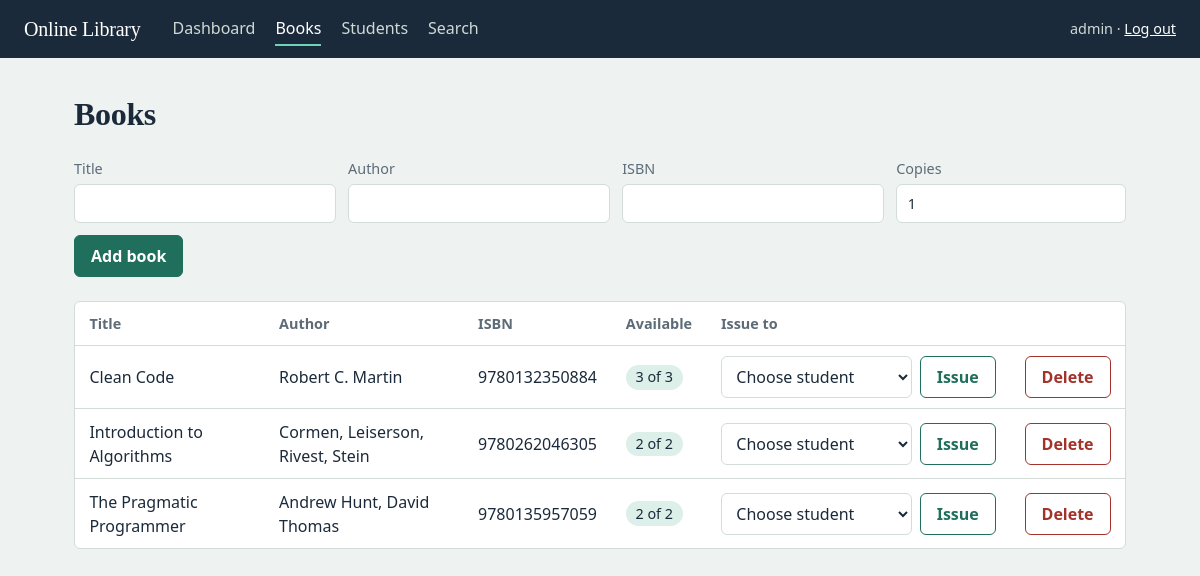
/books (signed in), run on the app's committed database.
### tables this page shows
CREATE TABLE books (
    id INTEGER PRIMARY KEY AUTOINCREMENT,
    title TEXT NOT NULL,
    author TEXT NOT NULL,
    isbn TEXT NOT NULL UNIQUE,
    copies INTEGER NOT NULL DEFAULT 1 CHECK (copies >= 0),
    available INTEGER NOT NULL DEFAULT 1 CHECK (available >= 0)
);

### app.py (the view, shortened to what this page needs)
    @app.route("/books", methods=["GET", "POST"])
    @login_required
    def books():
        db = get_db()
        rows = db.execute("SELECT * FROM books ORDER BY title").fetchall()
        students = db.execute("SELECT * FROM students ORDER BY name").fetchall()
        return render_template("books.html", books=rows, students=students)

### templates/books.html (shortened to what this page needs)
{% extends "base.html" %}
{% block content %}
<h1>Books</h1>
<form method="post" class="inline-form">
  <label>Title <input name="title" required></label>
  <label>Author <input name="author" required></label>
  <label>ISBN <input name="isbn" required></label>
  <label class="narrow">Copies <input type="number" name="copies" min="1" value="1" required></label>
  <button type="submit">Add book</button>
</form>
{% if books %}
<div class="table-scroll">
<table>
  <thead><tr><th>Title</th><th>Author</th><th>ISBN</th><th>Available</th><th>Issue to</th><th></th></tr></thead>
  <tbody>
  {% for b in books %}
    <tr>
      <td>{{ b.title }}</td>
      <td>{{ b.author }}</td>
      <td>{{ b.isbn }}</td>
      <td><span class="pill {{ 'low' if b.available == 0 else '' }}">{{ b.available }} of {{ b.copies }}</span></td>
      <td>
        {% if b.available > 0 and students %}
        <form method="post" action="{{ url_for('issue_book', book_id=b.id) }}" class="row">
          <select name="student_id" aria-label="Student" required>
            <option value="" disabled selected>Choose student</option>
          </select>
          <button class="secondary" type="submit">Issue</button>
        </form>
        {% elif b.available == 0 %}<span class="muted">All copies on loan</span>
        {% else %}<span class="muted">Add a student first</span>{% endif %}
      </td>
      <td>
        <form method="post" action="{{ url_for('delete_book', book_id=b.id) }}"
              onsubmit="return confirm('Delete this book?');">
          <button class="danger" type="submit">Delete</button>
        </form>
      </td>
    </tr>
  {% endfor %}
  </tbody>
</table>
</div>
{% else %}
<p class="empty">No books yet. Add the first one with the form above.</p>
{% endif %}
{% endblock %}

### templates/base.html (shortened to what this page needs)
<!doctype html>
<html lang="en">
<head>
  <link rel="stylesheet" href="{{ url_for('static', filename='style.css') }}">
</head>
<body>
  {% if session.get('user_id') %}
  <header class="topbar">
    <a class="brand" href="{{ url_for('dashboard') }}">Online Library</a>
    <nav>
      <a href="{{ url_for('dashboard') }}" {% if request.endpoint == 'dashboard' %}aria-current="page"{% endif %}>Dashboard</a>
      <a href="{{ url_for('books') }}" {% if request.endpoint == 'books' %}aria-current="page"{% endif %}>Books</a>
      <a href="{{ url_for('students') }}" {% if request.endpoint == 'students' %}aria-current="page"{% endif %}>Students</a>
      <a href="{{ url_for('search') }}" {% if request.endpoint == 'search' %}aria-current="page"{% endif %}>Search</a>
    </nav>
    <span class="who">{{ session['username'] }} · <a href="{{ url_for('logout') }}">Log out</a></span>
  </header>
  {% endif %}
  <main class="wrap">
    {% block content %}{% endblock %}
  </main>
</body>
</html>

### static/style.css (style rules this page uses)
:root { --bg: #eef2f0; --surface: #ffffff; --ink: #1b2a3a; --muted: #5d6b78; --line: #d3dcd8; --accent: #1f6f5c; --accent-ink: #ffffff; --warn: #9a5b00; --warn-bg: #fbeed5; --bad: #a3322b; --bad-bg: #f8e1df; --ok-bg: #dcefe8; --radius: 6px; }
* { box-sizing: border-box; }
body { margin: 0; background: var(--bg); color: var(--ink); font: 16px/1.5 system-ui, -apple-system, "Segoe UI", Roboto, sans-serif; }
h1, h2, .brand { font-family: Georgia, "Times New Roman", serif; letter-spacing: -0.01em; }
h1 { font-size: 2rem; margin: 0 0 1.25rem; }
a { color: var(--accent); }
.topbar { display: flex; flex-wrap: wrap; align-items: center; gap: 0.5rem 2rem; padding: 0.75rem 1.5rem; background: #1b2a3a; color: #fff; }
.brand { font-size: 1.25rem; color: #fff; text-decoration: none; }
.topbar nav { display: flex; gap: 1.25rem; flex: 1; }
.topbar nav a { color: #cfdad6; text-decoration: none; padding: 0.25rem 0; border-bottom: 2px solid transparent; }
.topbar nav a[aria-current="page"] { color: #fff; border-bottom-color: #6fd3b8; }
.topbar .who { font-size: 0.9rem; color: #cfdad6; }
.topbar .who a { color: #fff; }
.wrap { max-width: 1100px; margin: 0 auto; padding: 2rem 1.5rem 4rem; }
.table-scroll { overflow-x: auto; background: var(--surface); border: 1px solid var(--line); border-radius: var(--radius); }
table { width: 100%; border-collapse: collapse; }
th, td { text-align: left; padding: 0.65rem 0.9rem; border-bottom: 1px solid var(--line); vertical-align: middle; }
th { font-weight: 600; color: var(--muted); font-size: 0.9rem; white-space: nowrap; }
tbody tr:last-child td { border-bottom: 0; }
label { display: flex; flex-direction: column; gap: 0.25rem; font-size: 0.9rem; color: var(--muted); }
input, select { font: inherit; color: var(--ink); background: var(--surface); padding: 0.5rem 0.65rem; border: 1px solid var(--line); border-radius: var(--radius); min-width: 0; }
button { font: inherit; font-weight: 600; cursor: pointer; padding: 0.5rem 1rem; border: 1px solid var(--accent); background: var(--accent); color: var(--accent-ink); border-radius: var(--radius); }
button.secondary { background: transparent; color: var(--accent); }
button.danger { background: transparent; color: var(--bad); border-color: var(--bad); }
.inline-form { display: flex; flex-wrap: wrap; gap: 0.75rem; align-items: flex-end; margin-bottom: 1.5rem; }
.inline-form label { flex: 1 1 180px; }
.inline-form label.narrow { flex: 0 0 110px; }
.row { display: flex; gap: 0.5rem; }
.pill { display: inline-block; padding: 0.1rem 0.6rem; border-radius: 999px; background: var(--ok-bg); font-size: 0.9rem; white-space: nowrap; }

### data on the page
books: title "Clean Code", author "Robert C. Martin", isbn "9780132350884", available "3", copies "3"
books: title "Introduction to Algorithms", author "Cormen, Leiserson, Rivest, Stein", isbn "9780262046305", available "2", copies "2"
books: title "The Pragmatic Programmer", author "Andrew Hunt, David Thomas", isbn "9780135957059", available "2", copies "2"

### other printed values
{{ session['username'] }} "admin"
